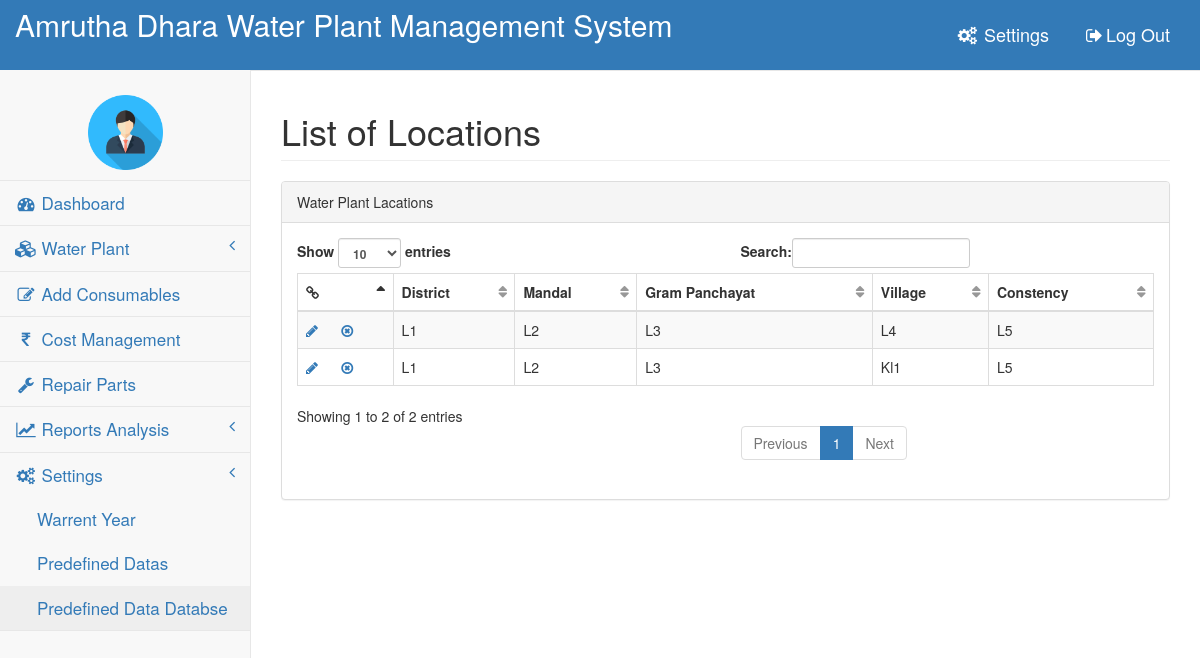
Page /wp/WaterPlantLocDB/ (signed in) on the earlier database version.
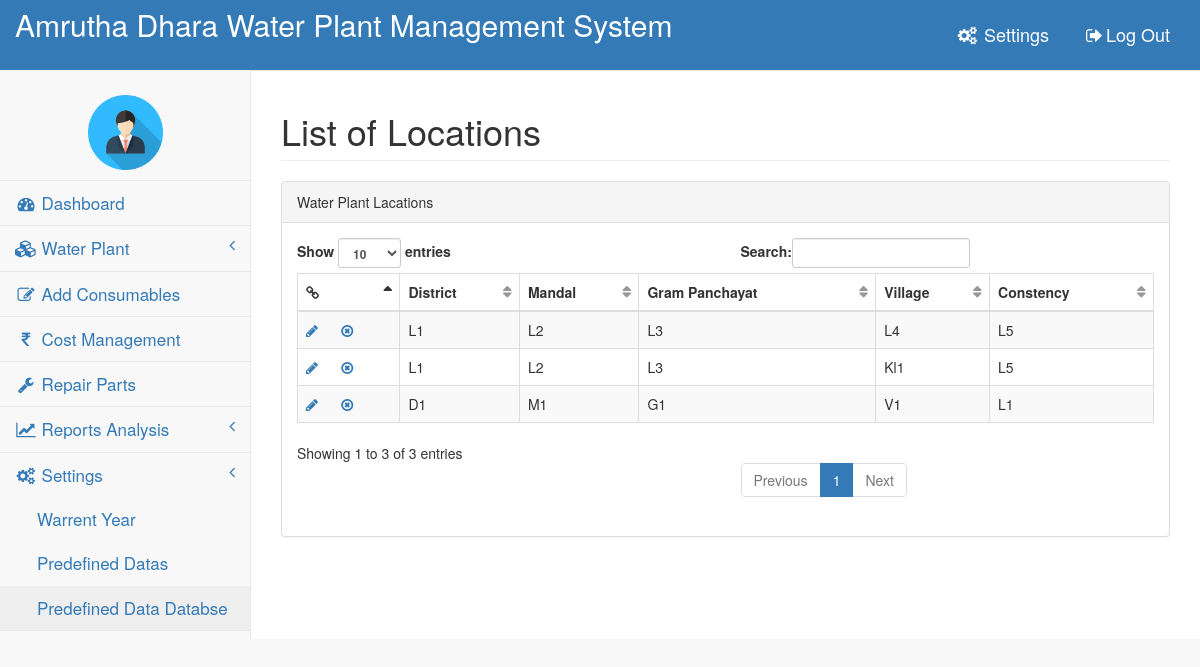
Same page on the later database version.
### WP/models.py (models this page shows, shortened)
class WaterPlantLoc(models.Model):
    district = models.CharField(max_length=200)
    mandal = models.CharField(max_length=200)
    gram_panchayat = models.CharField(max_length=200)
    village = models.CharField(max_length=200)
    constency = models.CharField(max_length=200)

### WP/views.py (the view)
# urls.py: path('WaterPlantLocDB/',views.WaterPlantLocDB,name="WaterPlantLocDB"),
@login_required
@superuser
def WaterPlantLocDB(request):
    data=WaterPlantLoc.objects.all()
    context={
        'data':data,
    }
    return render(request,'WaterPlantLocDB.html',context=context)

### WP/templates/WaterPlantLocDB.html (shortened to what this page needs)
{% extends 'base.html' %}
{% block body %}
        <div id="page-wrapper">
            <div class="row">
                <div class="col-lg-12">
                    <h1 class="page-header">List of Locations</h1>
                </div>
            </div>
            <div class="row">
                <div class="col-lg-12">
                    <div class="panel panel-default">
                        <div class="panel-heading">
                           Water Plant Lacations
                        </div>
                        <div class="panel-body">
                            <table width="100%" class="table table-striped table-bordered table-hover" id="dataTables-example">
                                <thead>
                                    <tr>
                                        <th><i class="fa fa fa-link"></i></th>
                                        <th>District</th>
                                        <th>Mandal</th>
                                        <th>Gram Panchayat</th>
                                        <th>Village</th>
                                        <th>Constency</th>
                                    </tr>
                                </thead>
                                <tbody>
                                {% for i in data %}
                                    <tr class="odd gradeX">
                                        <td><a href="{% url 'WP:WaterPlantLocUpdate' i.pk %}"><i class="fa fa  fa-pencil"></i></a>&nbsp;&nbsp;&nbsp;&nbsp;&nbsp;&nbsp;<a href="{% url 'WP:WaterPlantLocDelete' i.pk %}"><i class="fa fa fa-times-circle-o"></a></i></td>
                                        <td>{{i.district}}</td>
                                        <td>{{i.mandal}}</td>
                                        <td>{{i.gram_panchayat}}</td>
                                        <td>{{i.village }}</td>
                                        <td>{{i.constency}}</td>
                                    </tr>
                                {%endfor%}
                            </table>
                        </div>
                    </div>
                </div>
            </div>
        </div>
{% endblock %}

Differences in the rows shown:
added WaterPlantLoc: district "D1", mandal "M1", gram_panchayat "G1", village "V1", constency "L1"
Other differences:
text written by a page script: "Show entries Search: Showing 1 to 2 of 2 entries Previous 1 Next" → "Show entries Search: Showing 1 to 3 of 3 entries Previous 1 Next"
